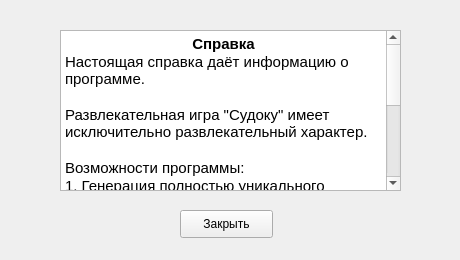
<?xml version="1.0" encoding="UTF-8"?>
<ui version="4.0">
 <class>Form</class>
 <widget class="QWidget" name="Form">
  <property name="geometry">
   <rect>
    <x>0</x>
    <y>0</y>
    <width>460</width>
    <height>260</height>
   </rect>
  </property>
  <property name="maximumSize">
   <size>
    <width>460</width>
    <height>260</height>
   </size>
  </property>
  <property name="windowTitle">
   <string>Form</string>
  </property>
  <widget class="QPushButton" name="pushButton">
   <property name="geometry">
    <rect>
     <x>180</x>
     <y>210</y>
     <width>93</width>
     <height>28</height>
    </rect>
   </property>
   <property name="maximumSize">
    <size>
     <width>460</width>
     <height>260</height>
    </size>
   </property>
   <property name="text">
    <string>Закрыть</string>
   </property>
  </widget>
  <widget class="QTextBrowser" name="textBrowser">
   <property name="geometry">
    <rect>
     <x>60</x>
     <y>30</y>
     <width>341</width>
     <height>161</height>
    </rect>
   </property>
   <property name="html">
    <string>&lt;!DOCTYPE HTML PUBLIC &quot;-//W3C//DTD HTML 4.0//EN&quot; &quot;http://www.w3.org/TR/REC-html40/strict.dtd&quot;&gt;
&lt;html&gt;&lt;head&gt;&lt;meta name=&quot;qrichtext&quot; content=&quot;1&quot; /&gt;&lt;style type=&quot;text/css&quot;&gt;
p, li { white-space: pre-wrap; }
&lt;/style&gt;&lt;/head&gt;&lt;body style=&quot; font-family:'MS Shell Dlg 2'; font-size:7.5pt; font-weight:400; font-style:normal;&quot;&gt;
&lt;p align=&quot;center&quot; style=&quot; margin-top:0px; margin-bottom:0px; margin-left:0px; margin-right:0px; -qt-block-indent:0; text-indent:0px;&quot;&gt;&lt;span style=&quot; font-size:11pt; font-weight:600;&quot;&gt;Справка&lt;/span&gt;&lt;/p&gt;
&lt;p style=&quot; margin-top:0px; margin-bottom:0px; margin-left:0px; margin-right:0px; -qt-block-indent:0; text-indent:0px;&quot;&gt;&lt;span style=&quot; font-size:11pt;&quot;&gt;Настоящая справка даёт информацию о программе.&lt;/span&gt;&lt;/p&gt;
&lt;p style=&quot;-qt-paragraph-type:empty; margin-top:0px; margin-bottom:0px; margin-left:0px; margin-right:0px; -qt-block-indent:0; text-indent:0px; font-size:11pt;&quot;&gt;&lt;/p&gt;
&lt;p style=&quot; margin-top:0px; margin-bottom:0px; margin-left:0px; margin-right:0px; -qt-block-indent:0; text-indent:0px;&quot;&gt;&lt;span style=&quot; font-size:11pt;&quot;&gt;Развлекательная игра &amp;quot;Судоку&amp;quot; имеет исключительно развлекательный характер.&lt;/span&gt;&lt;/p&gt;
&lt;p style=&quot; margin-top:0px; margin-bottom:0px; margin-left:0px; margin-right:0px; -qt-block-indent:0; text-indent:0px;&quot;&gt;&lt;span style=&quot; font-size:11pt;&quot;&gt; &lt;/span&gt;&lt;/p&gt;
&lt;p style=&quot; margin-top:0px; margin-bottom:0px; margin-left:0px; margin-right:0px; -qt-block-indent:0; text-indent:0px;&quot;&gt;&lt;span style=&quot; font-size:11pt;&quot;&gt;Возможности программы: &lt;/span&gt;&lt;/p&gt;
&lt;p style=&quot; margin-top:0px; margin-bottom:0px; margin-left:0px; margin-right:0px; -qt-block-indent:0; text-indent:0px;&quot;&gt;&lt;span style=&quot; font-size:11pt;&quot;&gt;1. Генерация полностью уникального игрового поля;&lt;/span&gt;&lt;/p&gt;
&lt;p style=&quot; margin-top:0px; margin-bottom:0px; margin-left:0px; margin-right:0px; -qt-block-indent:0; text-indent:0px;&quot;&gt;&lt;span style=&quot; font-size:11pt;&quot;&gt;2. Данная раскладка имеет единственное решение;&lt;/span&gt;&lt;/p&gt;
&lt;p style=&quot; margin-top:0px; margin-bottom:0px; margin-left:0px; margin-right:0px; -qt-block-indent:0; text-indent:0px;&quot;&gt;&lt;span style=&quot; font-size:11pt;&quot;&gt;3. В поля ввода цифр можно вводить только цифры от 1 до 9 включительно;&lt;/span&gt;&lt;/p&gt;
&lt;p style=&quot; margin-top:0px; margin-bottom:0px; margin-left:0px; margin-right:0px; -qt-block-indent:0; text-indent:0px;&quot;&gt;&lt;span style=&quot; font-size:11pt;&quot;&gt;4. Ведётся статистика - запись побед и поражений игроков.&lt;/span&gt;&lt;/p&gt;
&lt;p style=&quot;-qt-paragraph-type:empty; margin-top:0px; margin-bottom:0px; margin-left:0px; margin-right:0px; -qt-block-indent:0; text-indent:0px; font-size:11pt;&quot;&gt;&lt;/p&gt;
&lt;p style=&quot; margin-top:0px; margin-bottom:0px; margin-left:0px; margin-right:0px; -qt-block-indent:0; text-indent:0px;&quot;&gt;&lt;span style=&quot; font-size:11pt;&quot;&gt;_________________________&lt;/span&gt;&lt;/p&gt;
&lt;p style=&quot; margin-top:0px; margin-bottom:0px; margin-left:0px; margin-right:0px; -qt-block-indent:0; text-indent:0px;&quot;&gt;&lt;span style=&quot; font-size:11pt;&quot;&gt;(с) Ведмидь Е.А. 2016&lt;/span&gt;&lt;/p&gt;&lt;/body&gt;&lt;/html&gt;</string>
   </property>
  </widget>
 </widget>
 <resources/>
 <connections/>
</ui>
